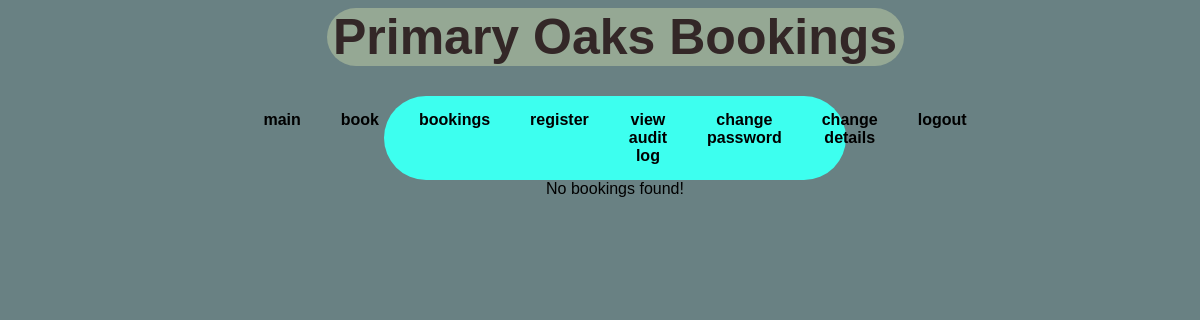
Page /view_audit.php (signed in) on the earlier database version.
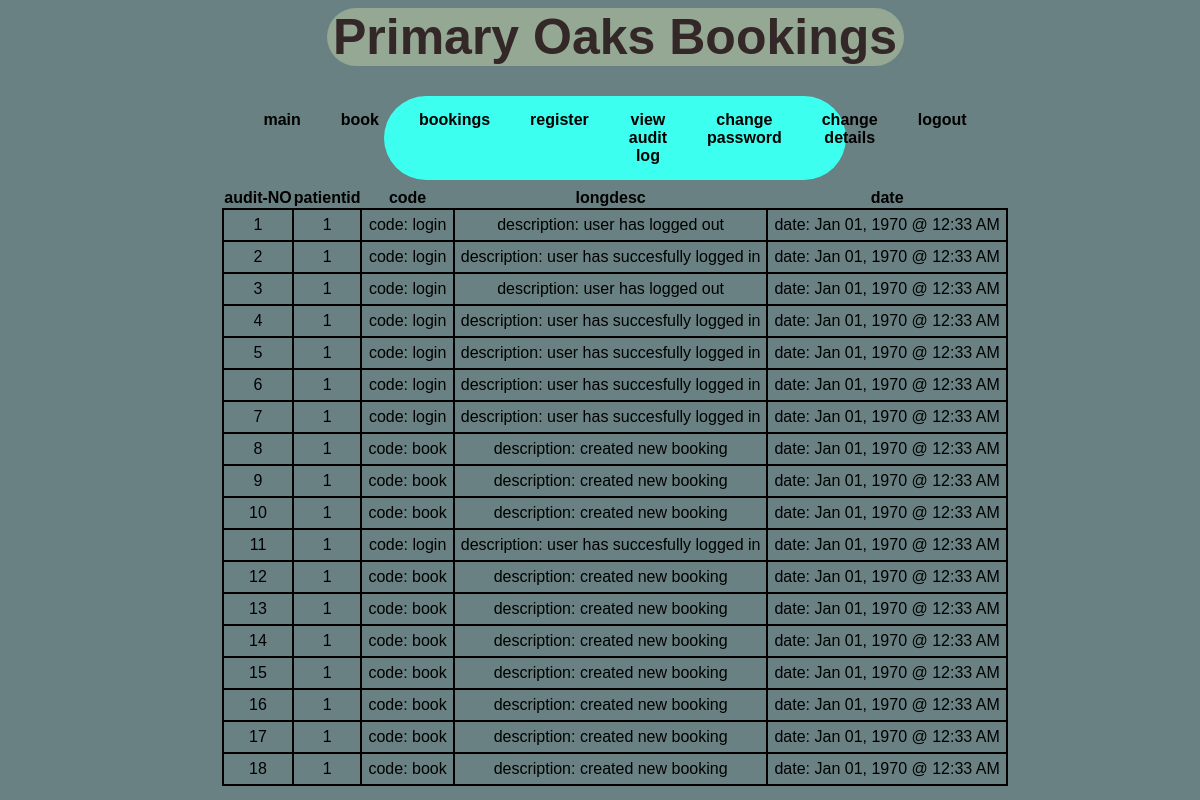
Same page on the later database version.
### tables this page shows
CREATE TABLE `audit` (
  `auditid` int NOT NULL,
  `patientid` int NOT NULL,
  `code` text NOT NULL,
  `longdesc` text NOT NULL,
  `date` date NOT NULL
);

### assets/dbconn.php (called while the page is built, shortened)
<?php
function dbconnect_select(){
    $servername ="localhost";
    $dbusername = "doctor_booking_select";
    $dbpassword = "Password1G";
    $dbname = "doctor_booking";
    try{
        $conn=new pdo("mysql:host=$servername;port=3306;dbname=$dbname", $dbusername, $dbpassword);
        $conn->setAttribute(PDO::ATTR_ERRMODE, PDO::ERRMODE_EXCEPTION);
        return $conn;
    }
    catch(PDOException $e){
        error_log("database error: ".$e->getMessage());
        throw $e;
    }
}

### assets/common.php (called while the page is built, shortened)
<?php
function audit_getter($conn){
    $sql = "SELECT * FROM audit WHERE patientid=? order by auditid ASC";
    $stmt = $conn->prepare($sql);
    $stmt->bindparam(1, $_SESSION['patient_id']);
    $stmt->execute();
    $result = $stmt->fetchAll(PDO::FETCH_ASSOC);
    return $result;
}
?>

### view_audit.php (the view, shortened to what this page needs)
<?php
require_once "assets/dbconn.php";
require_once "assets/common.php";
echo "<!DOCTYPE html>";
echo "<html>";
echo "<head>";
echo "<link rel='stylesheet' type='text/css' href='css\styles.css'>";
echo "</head>";
echo "<body>";
echo "<div class ='container'>";
require_once "assets/topbar.php";
require_once "assets/nav.php";
echo "<div class ='content'>";
if (!isset($_SESSION["user"])) {
    $_SESSION["usermessage"] = "You must be logged in to access this page!";
    header("Location: index.php");
    exit;
}
else  {
    try {
        $audit=audit_getter(dbconnect_select());
        if (!$audit){
            echo "No bookings found!";
        }else {
            echo "<table>";
                echo "<tr>";
                    echo "<th>audit-NO</th>";
                    echo "<th>patientid</th>";
                    echo "<th>code</th>";
                    echo "<th>longdesc</th>";
                    echo "<th>date</th> ";
                echo "</tr>";
                foreach ($audit as $log) {
                    if ($log['code']=="log"){
                        $code="login";
                    }elseif ($log['code']=="bok"){
                        $code="book";
                    }elseif ($log['code']=="reg"){
                        $code="register";
                    }elseif ($log['code']=="lgo") {
                        $code = "logout";
                    }elseif ($log['code']=="alt"){
                        $code="altered the booking";
                    }elseif ($log['code']=="udd"){
                        $code="update detail";
                    }elseif ($log['code']=="udp"){
                        $code="update password";
                    }else{
                        $code="error";
                    }
                    echo "<form method='post' action=''>";
                    echo "<tr>";
                        echo "<td>".$log['auditid']."</td>";
                        echo "<td>".$log['patientid']."</td>";
                        echo "<td>code: ".$code."</td>";
                        echo "<td>description: ".$log['longdesc']."</td>";
                        echo "<td>date: ".date('M d, Y @ h:i A',$log['date'])."</td>";
                    echo "</tr>";
                    echo "</form>";
                }
            echo "</table>";
        }
    } catch (Exception $e){
        $_SESSION["usermessage"]="ERROR: ".$e->getMessage();
        throw $e;
    }
}
echo "</div>";
echo "</div>";
echo "</body>";
echo "</html>";
?>

Differences in the rows shown:
added audit: auditid "1", patientid "1", code "login", longdesc "user has logged out", date "Jan 01, 1970 @ 12:33 AM"
added audit: auditid "2", patientid "1", code "login", longdesc "user has succesfully logged in", date "Jan 01, 1970 @ 12:33 AM"
added audit: auditid "3", patientid "1", code "login", longdesc "user has logged out", date "Jan 01, 1970 @ 12:33 AM"
added audit: auditid "4", patientid "1", code "login", longdesc "user has succesfully logged in", date "Jan 01, 1970 @ 12:33 AM"
added audit: auditid "5", patientid "1", code "login", longdesc "user has succesfully logged in", date "Jan 01, 1970 @ 12:33 AM"
added audit: auditid "6", patientid "1", code "login", longdesc "user has succesfully logged in", date "Jan 01, 1970 @ 12:33 AM"
added audit: auditid "7", patientid "1", code "login", longdesc "user has succesfully logged in", date "Jan 01, 1970 @ 12:33 AM"
added audit: auditid "8", patientid "1", code "book", longdesc "created new booking", date "Jan 01, 1970 @ 12:33 AM"
added audit: auditid "9", patientid "1", code "book", longdesc "created new booking", date "Jan 01, 1970 @ 12:33 AM"
added audit: auditid "10", patientid "1", code "book", longdesc "created new booking", date "Jan 01, 1970 @ 12:33 AM"
added audit: auditid "11", patientid "1", code "login", longdesc "user has succesfully logged in", date "Jan 01, 1970 @ 12:33 AM"
added audit: auditid "12", patientid "1", code "book", longdesc "created new booking", date "Jan 01, 1970 @ 12:33 AM"
added audit: auditid "13", patientid "1", code "book", longdesc "created new booking", date "Jan 01, 1970 @ 12:33 AM"
added audit: auditid "14", patientid "1", code "book", longdesc "created new booking", date "Jan 01, 1970 @ 12:33 AM"
added audit: auditid "15", patientid "1", code "book", longdesc "created new booking", date "Jan 01, 1970 @ 12:33 AM"
added audit: auditid "16", patientid "1", code "book", longdesc "created new booking", date "Jan 01, 1970 @ 12:33 AM"
added audit: auditid "17", patientid "1", code "book", longdesc "created new booking", date "Jan 01, 1970 @ 12:33 AM"
added audit: auditid "18", patientid "1", code "book", longdesc "created new booking", date "Jan 01, 1970 @ 12:33 AM"
Other differences:
text no longer shown: "No bookings found!"
text now shown: "audit-NO patientid code longdesc date"
